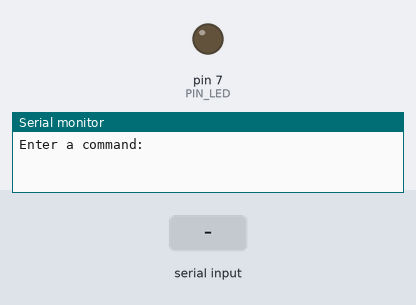
Simulated run of this sketch. Board: Arduino Uno, built with avr-gcc and run on an emulated ATmega328P. On the bench: output pins drawn as LEDs (lit = HIGH), the last lines printed to the serial monitor. Inputs (shaded band) come from the test bench.

Above: at 1.2 s.
1.3 s: "on" received over the second serial link
At 2.8 s:
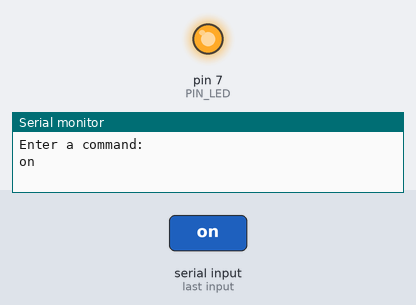
3.8 s: "off" received over the second serial link
At 5.8 s:
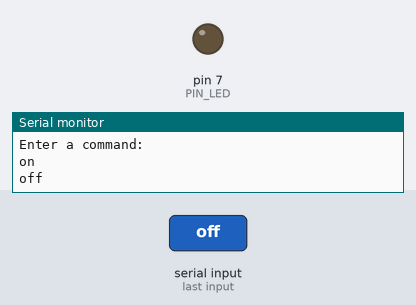
6.2 s: "on" received over Serial
At 7.9 s:
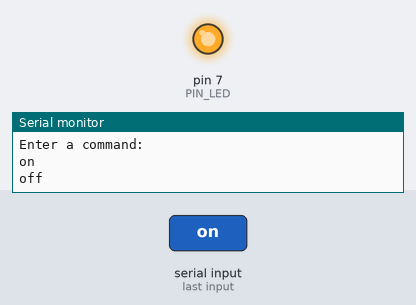
8.7 s: "off" received over Serial
At 11.0 s:
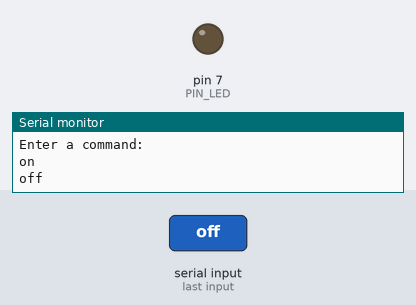
Timing chart, 0 to 12.5 s (numbered marks = the images above; inputs shaded):
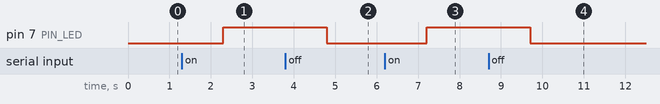

The sketch:

sketch_jan28a.ino
```cpp
#include <SoftwareSerial.h>   // librairie pour creer une nouvelle connexion serie max 9600 baud
#define PIN_LED 7

SoftwareSerial BTSerial(10, 11); // RX | TX  = > BT-TX=10 BT-RX=11

void setup()
{
  Serial.begin(9600);
  Serial.println("Enter a command:");
  BTSerial.begin(9600);  // HC-05 9600 baud

  pinMode(PIN_LED, OUTPUT);
}

void loop()
{
  String message;
    // Boucle de lecture sur le BT
    // Reading BT
    while (BTSerial.available()){
      // Lecture du message envoyé par le BT
      // Read message send by BT
      message = BTSerial.readString();
      // Ecriture du message dans le serial usb
      // write in serial usb
      Serial.println(message);
    }
    // Boucle de lecture sur le serial usb
    // Reading serial usb
    while (Serial.available()){
      // Lecture du message envoyé par le serial usb
      // Read message send by serial usb
      message = Serial.readString();
      // Ecriture du message dans le BT
      // write in BT
      BTSerial.println(message);
    }

  // si mon message est egal a "on"  ( + retour chariot et nouvelle ligne )
  // if message equal to "on" (+ carriage return and newline )
    if(message == "on"){
      digitalWrite(PIN_LED,HIGH); // led on
    }// else if message off
    else if(message == "off"){
      digitalWrite(PIN_LED,LOW);  // led off
    }
}
```

Measured:
- after the input at 1.3 s, pin 7 (PIN_LED): LOW → HIGH after 1.0 s
- after the input at 3.8 s, pin 7 (PIN_LED): HIGH → LOW after 1.0 s
- after the input at 6.2 s, pin 7 (PIN_LED): LOW → HIGH after 1.0 s
- after the input at 8.7 s, pin 7 (PIN_LED): HIGH → LOW after 1.0 s
